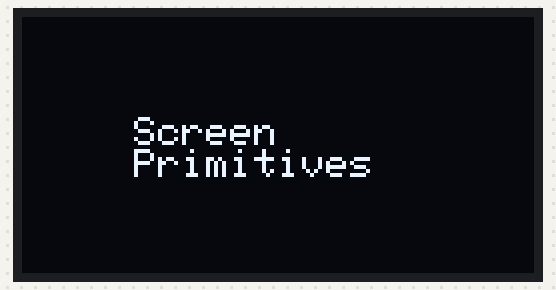
The sketch below on a simulated Arduino Uno, built with avr-gcc and run on an emulated ATmega328P. Parts: 128×64 one-colour display. Random numbers use the default seed unless the sketch sets one.

Above: at 0.1 s.
At 17.5 s:
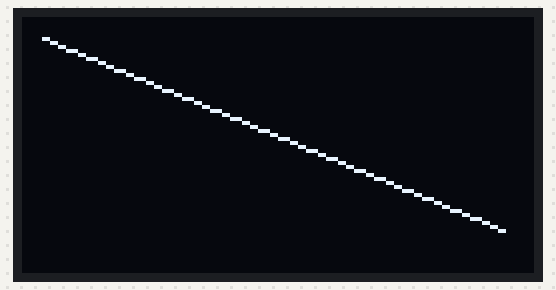
At 19.5 s:
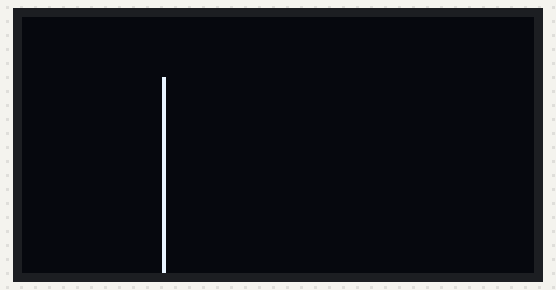
At 27.6 s:
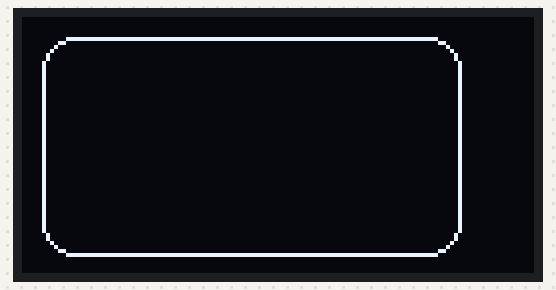
At 31.7 s:
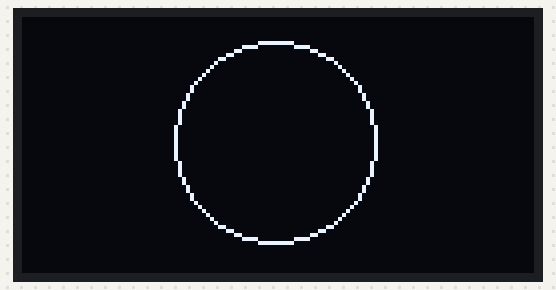
At 37.8 s:
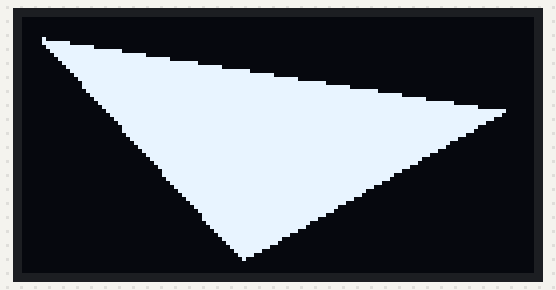

Measured:
- what the display in image 1 shows lasts 2.0 s, from 17.4 s to 19.4 s

The sketch:

sketch_nov29a.ino
```cpp
/* Arduino UNO with SSD1306 128x64 I2C OLED display
 * Demonstrates graphics and text elements
 * Tony Goodhew  6th June 2020
 */
#include <SPI.h>           // Not needed with I2C
#include <Wire.h>
#include <Adafruit_GFX.h>
#include <Adafruit_SSD1306.h>

#define SCREEN_WIDTH 128 // OLED display width, in pixels
#define SCREEN_HEIGHT 64 // OLED display height, in pixels

// Declaration for an SSD1306 display connected to I2C (SDA, SCL pins)
#define OLED_RESET     4 // Reset pin # (or -1 if sharing Arduino reset pin)
Adafruit_SSD1306 display(SCREEN_WIDTH, SCREEN_HEIGHT, &Wire, OLED_RESET);

void show() { // Often used sequence - Function to simplify code
  display.display(); delay(2000); display.fillScreen(SSD1306_BLACK);
}
void setup() {
  Serial.begin(9600);
  // SSD1306_SWITCHCAPVCC = generate display voltage from 3.3V internally
  if(!display.begin(SSD1306_SWITCHCAPVCC, 0x3C)) { // Old Address 0x3D for 128x64
    Serial.println(F("SSD1306 allocation failed"));
    for(;;); // Don't proceed, loop forever
  }

// Initialise variables
  int x0 = 5; // 3 pairs of co-ordinates
  int y0 = 5;
  int x1 = 120;
  int y1 = 23;
  int x2 = 55;
  int y2 = 60;
  int w = 105; // width
  int h = 55;  // height
  int r = 25;  // radius
  int cw = SSD1306_WHITE; // colour white
  int cb = SSD1306_BLACK; // colour black
  int wait = 2000; // 2 second delay

// Title screen
  display.clearDisplay();
  display.setTextSize(1);             // Normal 1:1 pixel scale
  display.setTextColor(cw);
  display.setCursor(28,25);
  display.println("Screen");
  display.setCursor(28,33);
  display.println("Primitives");
  display.display(); delay(wait);
  randomSeed(analogRead(3));
  display.fillScreen(cw);              // Fill screen WHITE
  display.display(); delay(wait);
  display.fillScreen(cb);              // Fill screen BLACK
  display.display();

// Pixels
  for (int i = 0; i <= 25; i++)  {     // 25 random pixels
    int xx = random(127);
    int yy = random(63);
    display.drawPixel(xx, yy, cw);
    display.display();
    delay(200);
  }
  delay(wait); display.fillScreen(cb);
  float sine[127];
  // Initialise variables
  display.fillScreen(cb);
  display.drawFastHLine(0, 32, 127 ,cw);
  for (int i = 0; i < 128; i++){
    sine[i] = (sin(radians(i *2.8125))) * -1;
    display.drawPixel(i,int(sine[i]*25+32),cw);
    display.display();
  }

// Basic Draw & Fill
  show();
  display.drawLine(x0, y0, x1, y1 + 30, cw);
  show();
  display.drawFastVLine(35, 15, h, cw);  // Fast vertical line of length l
  show();
  display.drawFastHLine(5, 25, w ,cw);   // Fast horizontal line of length w
  show();
  display.drawRect(x0, y0, w, h, cw);
  show();
  display.fillRect(x0, y0, w, h, cw);
  show();
  display.drawRoundRect(x0, y0, w, h, 8, cw);  // Rounded corners of radius 8
  show();
  display.fillRoundRect(x0, y0, w, h, 8, cw);
  show();
  display.drawCircle(63, 31, r, cw);
  show();
  display.fillCircle(63, 31, r, cw);
  show();
  display.drawTriangle(x0, y0, x1, y1, x2, y2, cw);
  show();
  display.fillTriangle(x0, y0, x1, y1, x2, y2, cw);
  show();

// Screen rotation - 4 0ptions 0, 90 180 and 270 degrees
  display.clearDisplay();
  display.setCursor(17,25);   // Title splash
  display.print("Rotate Screen");
  display.display(); delay(wait);
  for (int rot = 0; rot <= 4; rot++){
    display.setRotation(rot % 4);          // 0, 1, 2 or 3
    display.clearDisplay();
    display.fillTriangle(0,0,0,30,30,0,1);
    display.fillTriangle(0,15,40,50,15,0,1);
    display.fillTriangle(15,0,50,40,0,15,1);
    display.setTextSize(2);                // Middle size
    display.setTextColor(SSD1306_BLACK);
    display.setCursor(5,5);
    display.println(rot % 4);
    display.display(); delay(wait);
  }
  display.setRotation(0);             // Normal rotation
  display.clearDisplay();
  // Finish
  display.setTextSize(1);             // Normal 1:1 pixel scale
  display.setTextColor(SSD1306_WHITE);
  display.setCursor(50,30);
  display.println("Done");
  display.display();
}
void loop() {
  // put your main code here, to run repeatedly:
}
```
